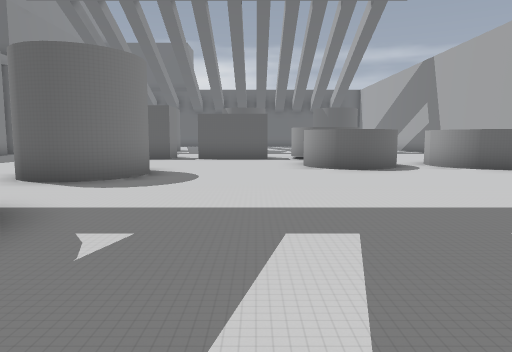
view 1 (above)

23 first-person views from a walk through a Godot game level. The camera is 1.5 m above the floor, tilts 6° down and sees 70° across. The floor is counted in squares, 2 m on a side. Each view is taken from the middle of a square. On the plan, view 1 faces up. The plan holds only what a view shows up to about 11 squares ahead; the rest is blank. The place goes on beyond the plan.

view 2
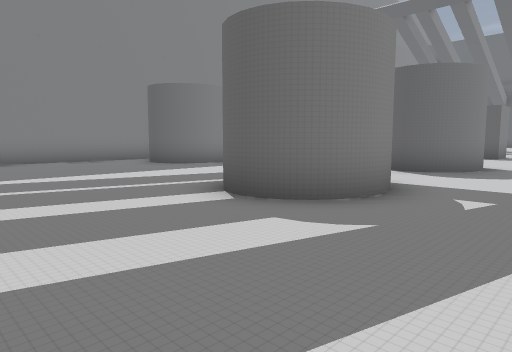

view 3
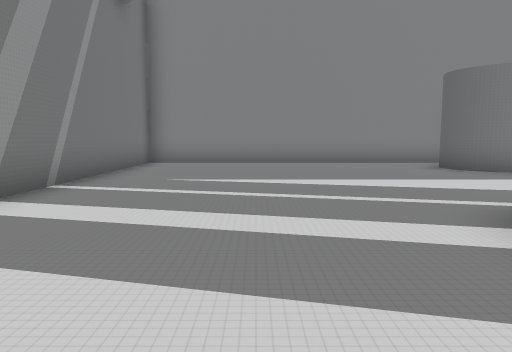

view 4
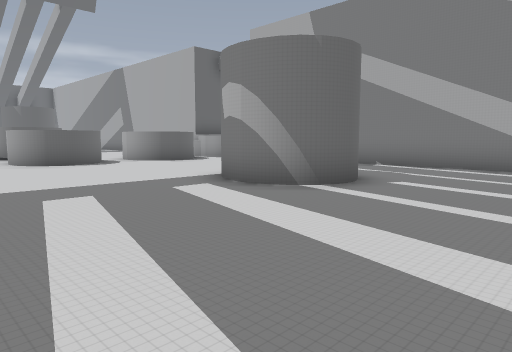

view 5
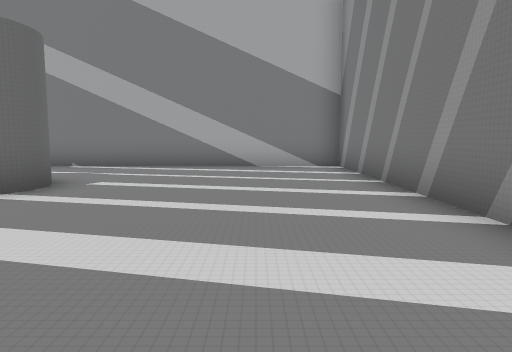

view 6
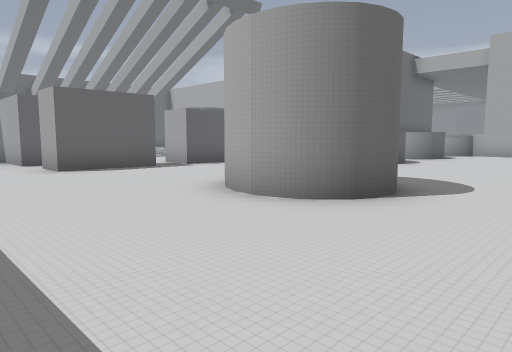

view 7
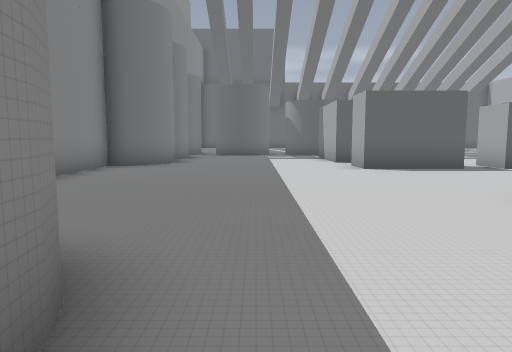

view 8
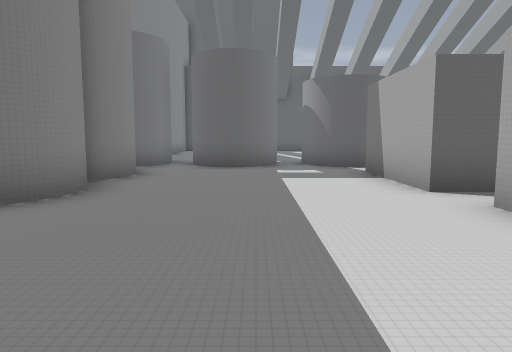

view 9
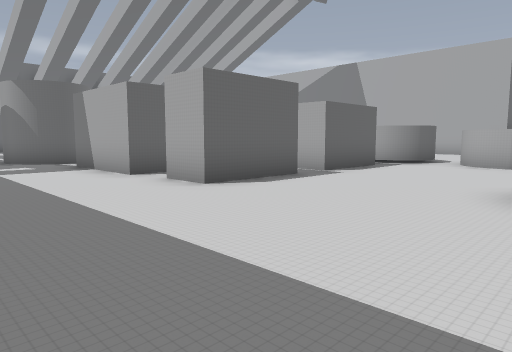

view 10
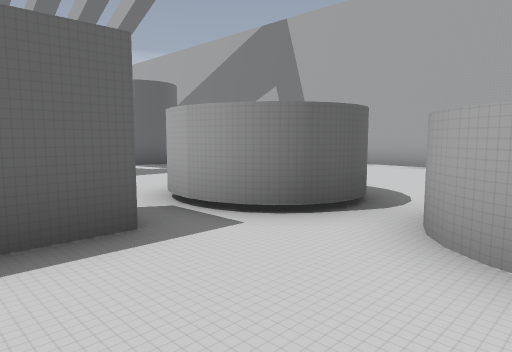

view 11
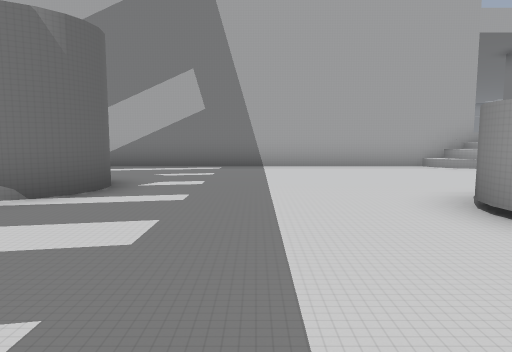

view 12
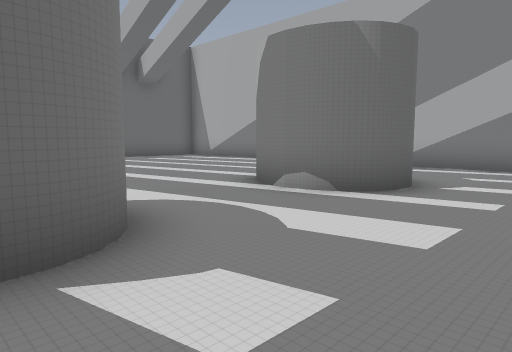

view 13
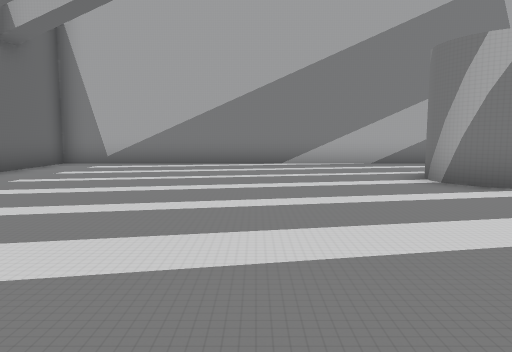

view 14
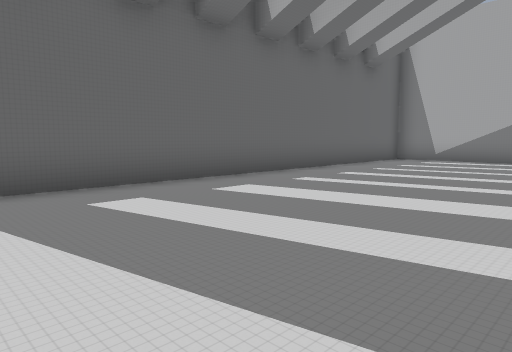

view 15
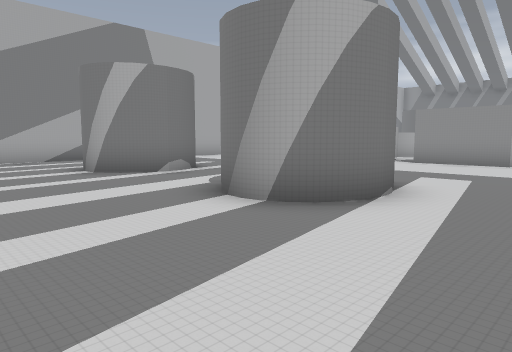

view 16
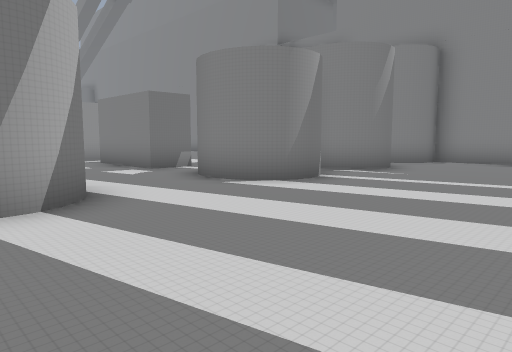

view 17
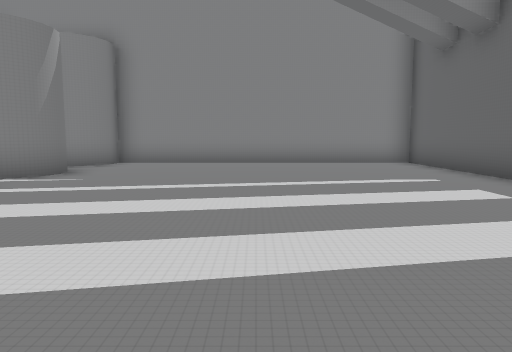

view 18
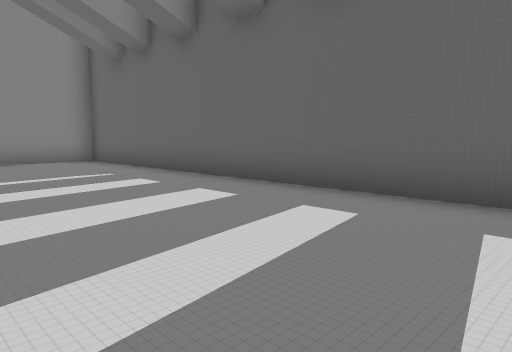

view 19
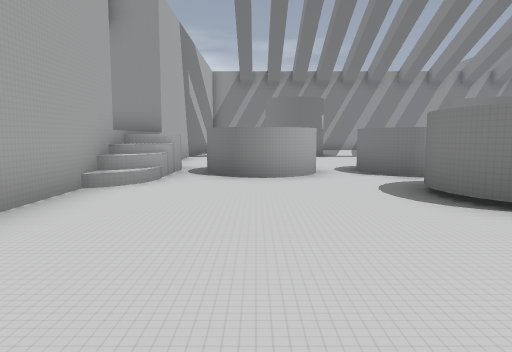

view 20
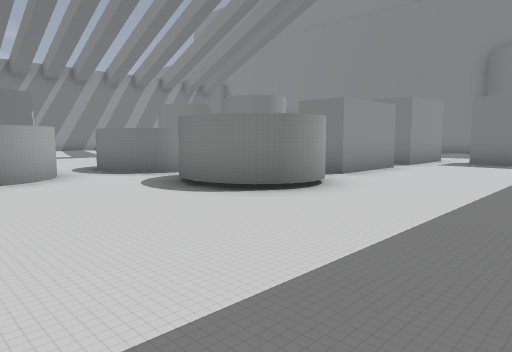

view 21
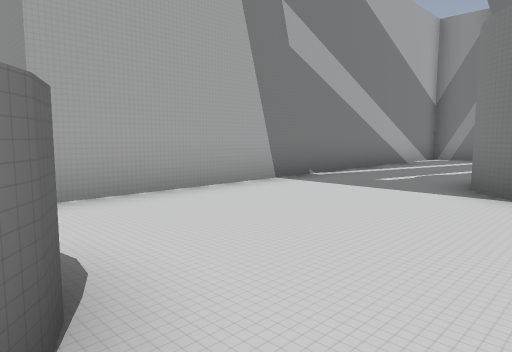

view 22
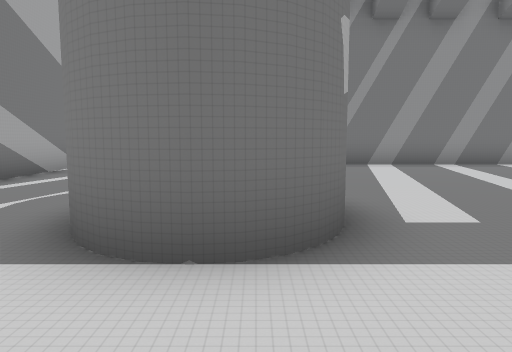

view 23
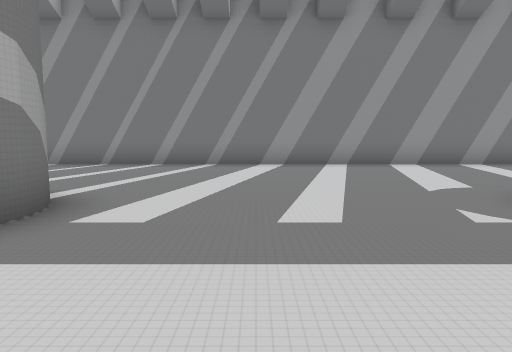

### Floor plan
Key: @ floor where view 1 was taken; # wall or solid block; x gap in a wall; . floor; / step, stairs or slope.
Columns run from 12 left of view 1 to 10 right of it. Each row starts with its distance up from view 1.
 31 ######################
 30 #....................#
 29 #....................#
 28 #....................#
 27 #....................#
 26 #....................#
 25 #....................#
 24 #....................#
 23 #....................#
 22 ##.##.##...##...##...#
 21  #x##.##..###...##...#
 20  #.##.##..###...##...#
 19  ....................#
 18  #...................#
 17  #.....#.............#
 16  #.....#.............#
 15  #.....x.............#
 14 ##.....######.##.....#
 13 #......######.##.....#
 12 #.............##..../#
 11 #.............##.##./
 10  .............##.###/
  9  .............##.###/
  8   ......##...........##
  7   ......##...........#
  6    #....##...........#
  5 #  #.................#
  4 ####....  ......##...#
  3 #......  #......##...#
  2 #.......##......##...#
  1 #....................#
  0 #...........@........#
 -1 #....................#
 -2 #....................#
 -3 #....................#
 -4 ######################

Where each view was taken, in squares from view 1:
view 1: 0 up, 0 right, facing up
view 2: 2 down, 0 right, facing up-left
view 3: 1 down, 1 left, facing left
view 4: 2 down, 1 left, facing up-right
view 5: 2 down, 1 left, facing right
view 6: 4 up, 8 left, facing up-right
view 7: 4 up, 8 left, facing up
view 8: 10 up, 8 left, facing up
view 9: 8 up, 9 left, facing up-right
view 10: 10 up, 1 left, facing up-right
view 11: 17 up, 1 left, facing right
view 12: 17 up, 1 left, facing up-right
view 13: 25 up, 2 left, facing right
view 14: 25 up, 4 left, facing up-right
view 15: 25 up, 4 left, facing down-right
view 16: 26 up, 0 right, facing down-left
view 17: 26 up, 1 left, facing left
view 18: 26 up, 0 right, facing up-left
view 19: 18 up, 6 right, facing down
view 20: 18 up, 7 right, facing down-left
view 21: 9 up, 4 right, facing down-right
view 22: 6 up, 4 right, facing down
view 23: 6 up, 1 right, facing down
